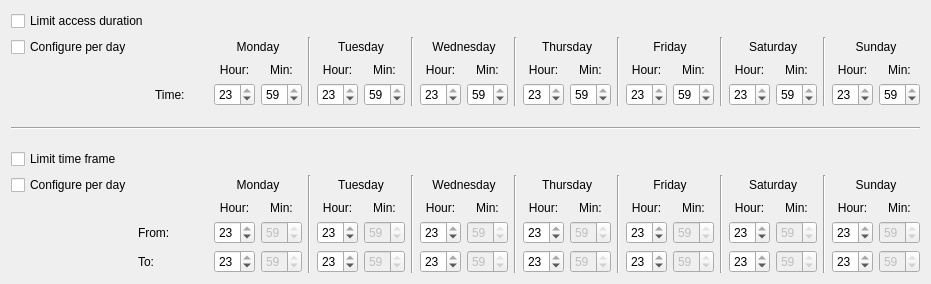
<?xml version="1.0" encoding="UTF-8"?>
<ui version="4.0">
 <class>Form</class>
 <widget class="QWidget" name="Form">
  <property name="geometry">
   <rect>
    <x>0</x>
    <y>0</y>
    <width>884</width>
    <height>273</height>
   </rect>
  </property>
  <property name="windowTitle">
   <string>Form</string>
  </property>
  <layout class="QVBoxLayout" name="verticalLayout">
   <item>
    <layout class="QGridLayout" name="gridLayout_2">
     <item row="0" column="0">
      <widget class="QCheckBox" name="chkLimitAccessDuration">
       <property name="layoutDirection">
        <enum>Qt::LeftToRight</enum>
       </property>
       <property name="text">
        <string>Limit access duration</string>
       </property>
      </widget>
     </item>
     <item row="1" column="0">
      <widget class="QCheckBox" name="chkLimAccessDurationDay">
       <property name="layoutDirection">
        <enum>Qt::LeftToRight</enum>
       </property>
       <property name="text">
        <string>Configure per day</string>
       </property>
      </widget>
     </item>
     <item row="1" column="1">
      <spacer name="horizontalSpacer_1">
       <property name="orientation">
        <enum>Qt::Horizontal</enum>
       </property>
       <property name="sizeHint" stdset="0">
        <size>
         <width>13</width>
         <height>17</height>
        </size>
       </property>
      </spacer>
     </item>
     <item row="1" column="2" colspan="2">
      <widget class="QLabel" name="lbLimit_0">
       <property name="text">
        <string>Monday</string>
       </property>
       <property name="alignment">
        <set>Qt::AlignCenter</set>
       </property>
      </widget>
     </item>
     <item row="1" column="4" rowspan="3">
      <widget class="Line" name="vLine_1">
       <property name="orientation">
        <enum>Qt::Vertical</enum>
       </property>
      </widget>
     </item>
     <item row="1" column="5" colspan="2">
      <widget class="QLabel" name="lbLimit_1">
       <property name="text">
        <string>Tuesday</string>
       </property>
       <property name="alignment">
        <set>Qt::AlignCenter</set>
       </property>
      </widget>
     </item>
     <item row="1" column="7" rowspan="3">
      <widget class="Line" name="vLine_2">
       <property name="orientation">
        <enum>Qt::Vertical</enum>
       </property>
      </widget>
     </item>
     <item row="1" column="8" colspan="2">
      <widget class="QLabel" name="lbLimit_2">
       <property name="text">
        <string>Wednesday</string>
       </property>
       <property name="alignment">
        <set>Qt::AlignCenter</set>
       </property>
      </widget>
     </item>
     <item row="1" column="10" rowspan="3">
      <widget class="Line" name="vLine_3">
       <property name="orientation">
        <enum>Qt::Vertical</enum>
       </property>
      </widget>
     </item>
     <item row="1" column="11" colspan="2">
      <widget class="QLabel" name="lbLimit_3">
       <property name="text">
        <string>Thursday</string>
       </property>
       <property name="alignment">
        <set>Qt::AlignCenter</set>
       </property>
      </widget>
     </item>
     <item row="1" column="13" rowspan="3">
      <widget class="Line" name="vLine_4">
       <property name="orientation">
        <enum>Qt::Vertical</enum>
       </property>
      </widget>
     </item>
     <item row="1" column="14" colspan="2">
      <widget class="QLabel" name="lbLimit_4">
       <property name="text">
        <string>Friday</string>
       </property>
       <property name="alignment">
        <set>Qt::AlignCenter</set>
       </property>
      </widget>
     </item>
     <item row="1" column="16" rowspan="3">
      <widget class="Line" name="vLine_5">
       <property name="orientation">
        <enum>Qt::Vertical</enum>
       </property>
      </widget>
     </item>
     <item row="1" column="17" colspan="2">
      <widget class="QLabel" name="lbLimit_5">
       <property name="text">
        <string>Saturday</string>
       </property>
       <property name="alignment">
        <set>Qt::AlignCenter</set>
       </property>
      </widget>
     </item>
     <item row="1" column="19" rowspan="3">
      <widget class="Line" name="vLine_6">
       <property name="orientation">
        <enum>Qt::Vertical</enum>
       </property>
      </widget>
     </item>
     <item row="1" column="20" colspan="2">
      <widget class="QLabel" name="lbLimit_6">
       <property name="text">
        <string>Sunday</string>
       </property>
       <property name="alignment">
        <set>Qt::AlignCenter</set>
       </property>
      </widget>
     </item>
     <item row="2" column="2">
      <widget class="QLabel" name="label_28">
       <property name="frameShape">
        <enum>QFrame::NoFrame</enum>
       </property>
       <property name="text">
        <string>Hour:</string>
       </property>
       <property name="alignment">
        <set>Qt::AlignCenter</set>
       </property>
      </widget>
     </item>
     <item row="2" column="3">
      <widget class="QLabel" name="label_27">
       <property name="frameShape">
        <enum>QFrame::NoFrame</enum>
       </property>
       <property name="text">
        <string>Min:</string>
       </property>
       <property name="alignment">
        <set>Qt::AlignCenter</set>
       </property>
      </widget>
     </item>
     <item row="2" column="5">
      <widget class="QLabel" name="label_26">
       <property name="frameShape">
        <enum>QFrame::NoFrame</enum>
       </property>
       <property name="text">
        <string>Hour:</string>
       </property>
       <property name="alignment">
        <set>Qt::AlignCenter</set>
       </property>
      </widget>
     </item>
     <item row="2" column="6">
      <widget class="QLabel" name="label_25">
       <property name="frameShape">
        <enum>QFrame::NoFrame</enum>
       </property>
       <property name="text">
        <string>Min:</string>
       </property>
       <property name="alignment">
        <set>Qt::AlignCenter</set>
       </property>
      </widget>
     </item>
     <item row="2" column="8">
      <widget class="QLabel" name="label_24">
       <property name="frameShape">
        <enum>QFrame::NoFrame</enum>
       </property>
       <property name="text">
        <string>Hour:</string>
       </property>
       <property name="alignment">
        <set>Qt::AlignCenter</set>
       </property>
      </widget>
     </item>
     <item row="2" column="9">
      <widget class="QLabel" name="label_23">
       <property name="frameShape">
        <enum>QFrame::NoFrame</enum>
       </property>
       <property name="text">
        <string>Min:</string>
       </property>
       <property name="alignment">
        <set>Qt::AlignCenter</set>
       </property>
      </widget>
     </item>
     <item row="2" column="11">
      <widget class="QLabel" name="label_22">
       <property name="frameShape">
        <enum>QFrame::NoFrame</enum>
       </property>
       <property name="text">
        <string>Hour:</string>
       </property>
       <property name="alignment">
        <set>Qt::AlignCenter</set>
       </property>
      </widget>
     </item>
     <item row="2" column="12">
      <widget class="QLabel" name="label_21">
       <property name="frameShape">
        <enum>QFrame::NoFrame</enum>
       </property>
       <property name="text">
        <string>Min:</string>
       </property>
       <property name="alignment">
        <set>Qt::AlignCenter</set>
       </property>
      </widget>
     </item>
     <item row="2" column="14">
      <widget class="QLabel" name="label_20">
       <property name="frameShape">
        <enum>QFrame::NoFrame</enum>
       </property>
       <property name="text">
        <string>Hour:</string>
       </property>
       <property name="alignment">
        <set>Qt::AlignCenter</set>
       </property>
      </widget>
     </item>
     <item row="2" column="15">
      <widget class="QLabel" name="label_19">
       <property name="frameShape">
        <enum>QFrame::NoFrame</enum>
       </property>
       <property name="text">
        <string>Min:</string>
       </property>
       <property name="alignment">
        <set>Qt::AlignCenter</set>
       </property>
      </widget>
     </item>
     <item row="2" column="17">
      <widget class="QLabel" name="label_18">
       <property name="frameShape">
        <enum>QFrame::NoFrame</enum>
       </property>
       <property name="text">
        <string>Hour:</string>
       </property>
       <property name="alignment">
        <set>Qt::AlignCenter</set>
       </property>
      </widget>
     </item>
     <item row="2" column="18">
      <widget class="QLabel" name="label_17">
       <property name="frameShape">
        <enum>QFrame::NoFrame</enum>
       </property>
       <property name="text">
        <string>Min:</string>
       </property>
       <property name="alignment">
        <set>Qt::AlignCenter</set>
       </property>
      </widget>
     </item>
     <item row="2" column="20">
      <widget class="QLabel" name="label_16">
       <property name="frameShape">
        <enum>QFrame::NoFrame</enum>
       </property>
       <property name="text">
        <string>Hour:</string>
       </property>
       <property name="alignment">
        <set>Qt::AlignCenter</set>
       </property>
      </widget>
     </item>
     <item row="2" column="21">
      <widget class="QLabel" name="label_15">
       <property name="frameShape">
        <enum>QFrame::NoFrame</enum>
       </property>
       <property name="text">
        <string>Min:</string>
       </property>
       <property name="alignment">
        <set>Qt::AlignCenter</set>
       </property>
      </widget>
     </item>
     <item row="3" column="1">
      <widget class="QLabel" name="lbTime">
       <property name="layoutDirection">
        <enum>Qt::RightToLeft</enum>
       </property>
       <property name="text">
        <string>Time:</string>
       </property>
      </widget>
     </item>
     <item row="3" column="2">
      <widget class="QSpinBox" name="sbLimitHr_0">
       <property name="maximumSize">
        <size>
         <width>41</width>
         <height>16777215</height>
        </size>
       </property>
       <property name="maximum">
        <number>23</number>
       </property>
       <property name="value">
        <number>23</number>
       </property>
      </widget>
     </item>
     <item row="3" column="3">
      <widget class="QSpinBox" name="sbLimitMn_0">
       <property name="maximumSize">
        <size>
         <width>41</width>
         <height>16777215</height>
        </size>
       </property>
       <property name="maximum">
        <number>59</number>
       </property>
       <property name="value">
        <number>59</number>
       </property>
      </widget>
     </item>
     <item row="3" column="5">
      <widget class="QSpinBox" name="sbLimitHr_1">
       <property name="maximumSize">
        <size>
         <width>41</width>
         <height>10000</height>
        </size>
       </property>
       <property name="maximum">
        <number>23</number>
       </property>
       <property name="value">
        <number>23</number>
       </property>
      </widget>
     </item>
     <item row="3" column="6">
      <widget class="QSpinBox" name="sbLimitMn_1">
       <property name="maximumSize">
        <size>
         <width>41</width>
         <height>10000</height>
        </size>
       </property>
       <property name="maximum">
        <number>59</number>
       </property>
       <property name="value">
        <number>59</number>
       </property>
      </widget>
     </item>
     <item row="3" column="8">
      <widget class="QSpinBox" name="sbLimitHr_2">
       <property name="maximumSize">
        <size>
         <width>41</width>
         <height>10000</height>
        </size>
       </property>
       <property name="maximum">
        <number>23</number>
       </property>
       <property name="value">
        <number>23</number>
       </property>
      </widget>
     </item>
     <item row="3" column="9">
      <widget class="QSpinBox" name="sbLimitMn_2">
       <property name="maximumSize">
        <size>
         <width>41</width>
         <height>10000</height>
        </size>
       </property>
       <property name="maximum">
        <number>59</number>
       </property>
       <property name="value">
        <number>59</number>
       </property>
      </widget>
     </item>
     <item row="3" column="11">
      <widget class="QSpinBox" name="sbLimitHr_3">
       <property name="maximumSize">
        <size>
         <width>41</width>
         <height>10000</height>
        </size>
       </property>
       <property name="maximum">
        <number>23</number>
       </property>
       <property name="value">
        <number>23</number>
       </property>
      </widget>
     </item>
     <item row="3" column="12">
      <widget class="QSpinBox" name="sbLimitMn_3">
       <property name="maximumSize">
        <size>
         <width>41</width>
         <height>10000</height>
        </size>
       </property>
       <property name="maximum">
        <number>59</number>
       </property>
       <property name="value">
        <number>59</number>
       </property>
      </widget>
     </item>
     <item row="3" column="14">
      <widget class="QSpinBox" name="sbLimitHr_4">
       <property name="maximumSize">
        <size>
         <width>41</width>
         <height>10000</height>
        </size>
       </property>
       <property name="maximum">
        <number>23</number>
       </property>
       <property name="value">
        <number>23</number>
       </property>
      </widget>
     </item>
     <item row="3" column="15">
      <widget class="QSpinBox" name="sbLimitMn_4">
       <property name="maximumSize">
        <size>
         <width>41</width>
         <height>10000</height>
        </size>
       </property>
       <property name="maximum">
        <number>59</number>
       </property>
       <property name="value">
        <number>59</number>
       </property>
      </widget>
     </item>
     <item row="3" column="17">
      <widget class="QSpinBox" name="sbLimitHr_5">
       <property name="maximumSize">
        <size>
         <width>41</width>
         <height>10000</height>
        </size>
       </property>
       <property name="maximum">
        <number>23</number>
       </property>
       <property name="value">
        <number>23</number>
       </property>
      </widget>
     </item>
     <item row="3" column="18">
      <widget class="QSpinBox" name="sbLimitMn_5">
       <property name="maximumSize">
        <size>
         <width>41</width>
         <height>10000</height>
        </size>
       </property>
       <property name="maximum">
        <number>59</number>
       </property>
       <property name="value">
        <number>59</number>
       </property>
      </widget>
     </item>
     <item row="3" column="20">
      <widget class="QSpinBox" name="sbLimitHr_6">
       <property name="maximumSize">
        <size>
         <width>41</width>
         <height>10000</height>
        </size>
       </property>
       <property name="maximum">
        <number>23</number>
       </property>
       <property name="value">
        <number>23</number>
       </property>
      </widget>
     </item>
     <item row="3" column="21">
      <widget class="QSpinBox" name="sbLimitMn_6">
       <property name="maximumSize">
        <size>
         <width>41</width>
         <height>10000</height>
        </size>
       </property>
       <property name="maximum">
        <number>59</number>
       </property>
       <property name="value">
        <number>59</number>
       </property>
      </widget>
     </item>
    </layout>
   </item>
   <item>
    <spacer name="verticalSpacer_1">
     <property name="orientation">
      <enum>Qt::Vertical</enum>
     </property>
     <property name="sizeType">
      <enum>QSizePolicy::Fixed</enum>
     </property>
     <property name="sizeHint" stdset="0">
      <size>
       <width>20</width>
       <height>15</height>
      </size>
     </property>
    </spacer>
   </item>
   <item>
    <widget class="Line" name="hlLimitSeparation">
     <property name="orientation">
      <enum>Qt::Horizontal</enum>
     </property>
    </widget>
   </item>
   <item>
    <spacer name="verticalSpacer_2">
     <property name="enabled">
      <bool>true</bool>
     </property>
     <property name="orientation">
      <enum>Qt::Vertical</enum>
     </property>
     <property name="sizeType">
      <enum>QSizePolicy::Fixed</enum>
     </property>
     <property name="sizeHint" stdset="0">
      <size>
       <width>17</width>
       <height>13</height>
      </size>
     </property>
    </spacer>
   </item>
   <item>
    <layout class="QGridLayout" name="gridLayout">
     <item row="0" column="0">
      <widget class="QCheckBox" name="chkLimitTimeFrame">
       <property name="enabled">
        <bool>true</bool>
       </property>
       <property name="layoutDirection">
        <enum>Qt::LeftToRight</enum>
       </property>
       <property name="text">
        <string>Limit time frame</string>
       </property>
      </widget>
     </item>
     <item row="1" column="0">
      <widget class="QCheckBox" name="chkLimTimeFrameDay">
       <property name="enabled">
        <bool>true</bool>
       </property>
       <property name="layoutDirection">
        <enum>Qt::LeftToRight</enum>
       </property>
       <property name="text">
        <string>Configure per day</string>
       </property>
      </widget>
     </item>
     <item row="1" column="2" colspan="2">
      <widget class="QLabel" name="lbTimeMon">
       <property name="enabled">
        <bool>true</bool>
       </property>
       <property name="text">
        <string>Monday</string>
       </property>
       <property name="alignment">
        <set>Qt::AlignCenter</set>
       </property>
      </widget>
     </item>
     <item row="1" column="4" rowspan="4">
      <widget class="Line" name="vLine_7">
       <property name="enabled">
        <bool>true</bool>
       </property>
       <property name="orientation">
        <enum>Qt::Vertical</enum>
       </property>
      </widget>
     </item>
     <item row="1" column="5" colspan="2">
      <widget class="QLabel" name="lbTimeTue">
       <property name="enabled">
        <bool>true</bool>
       </property>
       <property name="text">
        <string>Tuesday</string>
       </property>
       <property name="alignment">
        <set>Qt::AlignCenter</set>
       </property>
      </widget>
     </item>
     <item row="1" column="7" rowspan="4">
      <widget class="Line" name="vLine_8">
       <property name="enabled">
        <bool>true</bool>
       </property>
       <property name="orientation">
        <enum>Qt::Vertical</enum>
       </property>
      </widget>
     </item>
     <item row="1" column="8" colspan="2">
      <widget class="QLabel" name="lbTimeWed">
       <property name="enabled">
        <bool>true</bool>
       </property>
       <property name="text">
        <string>Wednesday</string>
       </property>
       <property name="alignment">
        <set>Qt::AlignCenter</set>
       </property>
      </widget>
     </item>
     <item row="1" column="10" rowspan="4">
      <widget class="Line" name="vLine_9">
       <property name="enabled">
        <bool>true</bool>
       </property>
       <property name="orientation">
        <enum>Qt::Vertical</enum>
       </property>
      </widget>
     </item>
     <item row="1" column="11" colspan="2">
      <widget class="QLabel" name="lbTimeThu">
       <property name="enabled">
        <bool>true</bool>
       </property>
       <property name="text">
        <string>Thursday</string>
       </property>
       <property name="alignment">
        <set>Qt::AlignCenter</set>
       </property>
      </widget>
     </item>
     <item row="1" column="13" rowspan="4">
      <widget class="Line" name="vLine_10">
       <property name="enabled">
        <bool>true</bool>
       </property>
       <property name="orientation">
        <enum>Qt::Vertical</enum>
       </property>
      </widget>
     </item>
     <item row="1" column="14" colspan="2">
      <widget class="QLabel" name="lbTimeFri">
       <property name="enabled">
        <bool>true</bool>
       </property>
       <property name="text">
        <string>Friday</string>
       </property>
       <property name="alignment">
        <set>Qt::AlignCenter</set>
       </property>
      </widget>
     </item>
     <item row="1" column="16" rowspan="4">
      <widget class="Line" name="vLine_11">
       <property name="enabled">
        <bool>true</bool>
       </property>
       <property name="orientation">
        <enum>Qt::Vertical</enum>
       </property>
      </widget>
     </item>
     <item row="1" column="17" colspan="2">
      <widget class="QLabel" name="lbTimeSat">
       <property name="enabled">
        <bool>true</bool>
       </property>
       <property name="text">
        <string>Saturday</string>
       </property>
       <property name="alignment">
        <set>Qt::AlignCenter</set>
       </property>
      </widget>
     </item>
     <item row="1" column="19" rowspan="4">
      <widget class="Line" name="vLine_12">
       <property name="enabled">
        <bool>true</bool>
       </property>
       <property name="orientation">
        <enum>Qt::Vertical</enum>
       </property>
      </widget>
     </item>
     <item row="1" column="20" colspan="2">
      <widget class="QLabel" name="lbTimeSun">
       <property name="enabled">
        <bool>true</bool>
       </property>
       <property name="text">
        <string>Sunday</string>
       </property>
       <property name="alignment">
        <set>Qt::AlignCenter</set>
       </property>
      </widget>
     </item>
     <item row="2" column="2">
      <widget class="QLabel" name="label">
       <property name="frameShape">
        <enum>QFrame::NoFrame</enum>
       </property>
       <property name="text">
        <string>Hour:</string>
       </property>
       <property name="alignment">
        <set>Qt::AlignCenter</set>
       </property>
      </widget>
     </item>
     <item row="2" column="3">
      <widget class="QLabel" name="label_2">
       <property name="frameShape">
        <enum>QFrame::NoFrame</enum>
       </property>
       <property name="text">
        <string>Min:</string>
       </property>
       <property name="alignment">
        <set>Qt::AlignCenter</set>
       </property>
      </widget>
     </item>
     <item row="2" column="5">
      <widget class="QLabel" name="label_4">
       <property name="frameShape">
        <enum>QFrame::NoFrame</enum>
       </property>
       <property name="text">
        <string>Hour:</string>
       </property>
       <property name="alignment">
        <set>Qt::AlignCenter</set>
       </property>
      </widget>
     </item>
     <item row="2" column="6">
      <widget class="QLabel" name="label_3">
       <property name="frameShape">
        <enum>QFrame::NoFrame</enum>
       </property>
       <property name="text">
        <string>Min:</string>
       </property>
       <property name="alignment">
        <set>Qt::AlignCenter</set>
       </property>
      </widget>
     </item>
     <item row="2" column="8">
      <widget class="QLabel" name="label_5">
       <property name="frameShape">
        <enum>QFrame::NoFrame</enum>
       </property>
       <property name="text">
        <string>Hour:</string>
       </property>
       <property name="alignment">
        <set>Qt::AlignCenter</set>
       </property>
      </widget>
     </item>
     <item row="2" column="9">
      <widget class="QLabel" name="label_6">
       <property name="frameShape">
        <enum>QFrame::NoFrame</enum>
       </property>
       <property name="text">
        <string>Min:</string>
       </property>
       <property name="alignment">
        <set>Qt::AlignCenter</set>
       </property>
      </widget>
     </item>
     <item row="2" column="11">
      <widget class="QLabel" name="label_7">
       <property name="frameShape">
        <enum>QFrame::NoFrame</enum>
       </property>
       <property name="text">
        <string>Hour:</string>
       </property>
       <property name="alignment">
        <set>Qt::AlignCenter</set>
       </property>
      </widget>
     </item>
     <item row="2" column="12">
      <widget class="QLabel" name="label_8">
       <property name="frameShape">
        <enum>QFrame::NoFrame</enum>
       </property>
       <property name="text">
        <string>Min:</string>
       </property>
       <property name="alignment">
        <set>Qt::AlignCenter</set>
       </property>
      </widget>
     </item>
     <item row="2" column="14">
      <widget class="QLabel" name="label_10">
       <property name="frameShape">
        <enum>QFrame::NoFrame</enum>
       </property>
       <property name="text">
        <string>Hour:</string>
       </property>
       <property name="alignment">
        <set>Qt::AlignCenter</set>
       </property>
      </widget>
     </item>
     <item row="2" column="15">
      <widget class="QLabel" name="label_9">
       <property name="frameShape">
        <enum>QFrame::NoFrame</enum>
       </property>
       <property name="text">
        <string>Min:</string>
       </property>
       <property name="alignment">
        <set>Qt::AlignCenter</set>
       </property>
      </widget>
     </item>
     <item row="2" column="17">
      <widget class="QLabel" name="label_11">
       <property name="frameShape">
        <enum>QFrame::NoFrame</enum>
       </property>
       <property name="text">
        <string>Hour:</string>
       </property>
       <property name="alignment">
        <set>Qt::AlignCenter</set>
       </property>
      </widget>
     </item>
     <item row="2" column="18">
      <widget class="QLabel" name="label_12">
       <property name="frameShape">
        <enum>QFrame::NoFrame</enum>
       </property>
       <property name="text">
        <string>Min:</string>
       </property>
       <property name="alignment">
        <set>Qt::AlignCenter</set>
       </property>
      </widget>
     </item>
     <item row="2" column="20">
      <widget class="QLabel" name="label_14">
       <property name="frameShape">
        <enum>QFrame::NoFrame</enum>
       </property>
       <property name="text">
        <string>Hour:</string>
       </property>
       <property name="alignment">
        <set>Qt::AlignCenter</set>
       </property>
      </widget>
     </item>
     <item row="2" column="21">
      <widget class="QLabel" name="label_13">
       <property name="frameShape">
        <enum>QFrame::NoFrame</enum>
       </property>
       <property name="text">
        <string>Min:</string>
       </property>
       <property name="alignment">
        <set>Qt::AlignCenter</set>
       </property>
      </widget>
     </item>
     <item row="3" column="1">
      <widget class="QLabel" name="lbFrom">
       <property name="layoutDirection">
        <enum>Qt::RightToLeft</enum>
       </property>
       <property name="text">
        <string>From:</string>
       </property>
      </widget>
     </item>
     <item row="3" column="2">
      <widget class="QSpinBox" name="sbFromHr_0">
       <property name="enabled">
        <bool>true</bool>
       </property>
       <property name="maximumSize">
        <size>
         <width>41</width>
         <height>16777215</height>
        </size>
       </property>
       <property name="maximum">
        <number>23</number>
       </property>
       <property name="value">
        <number>23</number>
       </property>
      </widget>
     </item>
     <item row="3" column="3">
      <widget class="QSpinBox" name="sbFromMn_0">
       <property name="enabled">
        <bool>false</bool>
       </property>
       <property name="maximumSize">
        <size>
         <width>41</width>
         <height>16777215</height>
        </size>
       </property>
       <property name="maximum">
        <number>59</number>
       </property>
       <property name="value">
        <number>59</number>
       </property>
      </widget>
     </item>
     <item row="3" column="5">
      <widget class="QSpinBox" name="sbFromHr_1">
       <property name="enabled">
        <bool>true</bool>
       </property>
       <property name="maximumSize">
        <size>
         <width>41</width>
         <height>10000</height>
        </size>
       </property>
       <property name="maximum">
        <number>23</number>
       </property>
       <property name="value">
        <number>23</number>
       </property>
      </widget>
     </item>
     <item row="3" column="6">
      <widget class="QSpinBox" name="sbFromMn_1">
       <property name="enabled">
        <bool>false</bool>
       </property>
       <property name="maximumSize">
        <size>
         <width>41</width>
         <height>10000</height>
        </size>
       </property>
       <property name="maximum">
        <number>59</number>
       </property>
       <property name="value">
        <number>59</number>
       </property>
      </widget>
     </item>
     <item row="3" column="8">
      <widget class="QSpinBox" name="sbFromHr_2">
       <property name="enabled">
        <bool>true</bool>
       </property>
       <property name="maximumSize">
        <size>
         <width>41</width>
         <height>10000</height>
        </size>
       </property>
       <property name="maximum">
        <number>23</number>
       </property>
       <property name="value">
        <number>23</number>
       </property>
      </widget>
     </item>
     <item row="3" column="9">
      <widget class="QSpinBox" name="sbFromMn_2">
       <property name="enabled">
        <bool>false</bool>
       </property>
       <property name="maximumSize">
        <size>
         <width>41</width>
         <height>10000</height>
        </size>
       </property>
       <property name="maximum">
        <number>59</number>
       </property>
       <property name="value">
        <number>59</number>
       </property>
      </widget>
     </item>
     <item row="3" column="11">
      <widget class="QSpinBox" name="sbFromHr_3">
       <property name="enabled">
        <bool>true</bool>
       </property>
       <property name="maximumSize">
        <size>
         <width>41</width>
         <height>10000</height>
        </size>
       </property>
       <property name="maximum">
        <number>23</number>
       </property>
       <property name="value">
        <number>23</number>
       </property>
      </widget>
     </item>
     <item row="3" column="12">
      <widget class="QSpinBox" name="sbFromMn_3">
       <property name="enabled">
        <bool>false</bool>
       </property>
       <property name="maximumSize">
        <size>
         <width>41</width>
         <height>10000</height>
        </size>
       </property>
       <property name="maximum">
        <number>59</number>
       </property>
       <property name="value">
        <number>59</number>
       </property>
      </widget>
     </item>
     <item row="3" column="14">
      <widget class="QSpinBox" name="sbFromHr_4">
       <property name="enabled">
        <bool>true</bool>
       </property>
       <property name="maximumSize">
        <size>
         <width>41</width>
         <height>10000</height>
        </size>
       </property>
       <property name="maximum">
        <number>23</number>
       </property>
       <property name="value">
        <number>23</number>
       </property>
      </widget>
     </item>
     <item row="3" column="15">
      <widget class="QSpinBox" name="sbFromMn_4">
       <property name="enabled">
        <bool>false</bool>
       </property>
       <property name="maximumSize">
        <size>
         <width>41</width>
         <height>10000</height>
        </size>
       </property>
       <property name="maximum">
        <number>59</number>
       </property>
       <property name="value">
        <number>59</number>
       </property>
      </widget>
     </item>
     <item row="3" column="17">
      <widget class="QSpinBox" name="sbFromHr_5">
       <property name="enabled">
        <bool>true</bool>
       </property>
       <property name="maximumSize">
        <size>
         <width>41</width>
         <height>10000</height>
        </size>
       </property>
       <property name="maximum">
        <number>23</number>
       </property>
       <property name="value">
        <number>23</number>
       </property>
      </widget>
     </item>
     <item row="3" column="18">
      <widget class="QSpinBox" name="sbFromMn_5">
       <property name="enabled">
        <bool>false</bool>
       </property>
       <property name="maximumSize">
        <size>
         <width>41</width>
         <height>10000</height>
        </size>
       </property>
       <property name="maximum">
        <number>59</number>
       </property>
       <property name="value">
        <number>59</number>
       </property>
      </widget>
     </item>
     <item row="3" column="20">
      <widget class="QSpinBox" name="sbFromHr_6">
       <property name="enabled">
        <bool>true</bool>
       </property>
       <property name="maximumSize">
        <size>
         <width>41</width>
         <height>10000</height>
        </size>
       </property>
       <property name="maximum">
        <number>23</number>
       </property>
       <property name="value">
        <number>23</number>
       </property>
      </widget>
     </item>
     <item row="3" column="21">
      <widget class="QSpinBox" name="sbFromMn_6">
       <property name="enabled">
        <bool>false</bool>
       </property>
       <property name="maximumSize">
        <size>
         <width>41</width>
         <height>10000</height>
        </size>
       </property>
       <property name="maximum">
        <number>59</number>
       </property>
       <property name="value">
        <number>59</number>
       </property>
      </widget>
     </item>
     <item row="4" column="1">
      <widget class="QLabel" name="lbTo">
       <property name="layoutDirection">
        <enum>Qt::RightToLeft</enum>
       </property>
       <property name="text">
        <string>To:</string>
       </property>
      </widget>
     </item>
     <item row="4" column="2">
      <widget class="QSpinBox" name="sbToHr_0">
       <property name="enabled">
        <bool>true</bool>
       </property>
       <property name="maximumSize">
        <size>
         <width>41</width>
         <height>16777215</height>
        </size>
       </property>
       <property name="maximum">
        <number>23</number>
       </property>
       <property name="value">
        <number>23</number>
       </property>
      </widget>
     </item>
     <item row="4" column="3">
      <widget class="QSpinBox" name="sbToMn_0">
       <property name="enabled">
        <bool>false</bool>
       </property>
       <property name="maximumSize">
        <size>
         <width>41</width>
         <height>16777215</height>
        </size>
       </property>
       <property name="maximum">
        <number>59</number>
       </property>
       <property name="value">
        <number>59</number>
       </property>
      </widget>
     </item>
     <item row="4" column="5">
      <widget class="QSpinBox" name="sbToHr_1">
       <property name="enabled">
        <bool>true</bool>
       </property>
       <property name="maximumSize">
        <size>
         <width>41</width>
         <height>10000</height>
        </size>
       </property>
       <property name="maximum">
        <number>23</number>
       </property>
       <property name="value">
        <number>23</number>
       </property>
      </widget>
     </item>
     <item row="4" column="6">
      <widget class="QSpinBox" name="sbToMn_1">
       <property name="enabled">
        <bool>false</bool>
       </property>
       <property name="maximumSize">
        <size>
         <width>41</width>
         <height>10000</height>
        </size>
       </property>
       <property name="maximum">
        <number>59</number>
       </property>
       <property name="value">
        <number>59</number>
       </property>
      </widget>
     </item>
     <item row="4" column="8">
      <widget class="QSpinBox" name="sbToHr_2">
       <property name="enabled">
        <bool>true</bool>
       </property>
       <property name="maximumSize">
        <size>
         <width>41</width>
         <height>10000</height>
        </size>
       </property>
       <property name="maximum">
        <number>23</number>
       </property>
       <property name="value">
        <number>23</number>
       </property>
      </widget>
     </item>
     <item row="4" column="9">
      <widget class="QSpinBox" name="sbToMn_2">
       <property name="enabled">
        <bool>false</bool>
       </property>
       <property name="maximumSize">
        <size>
         <width>41</width>
         <height>10000</height>
        </size>
       </property>
       <property name="maximum">
        <number>59</number>
       </property>
       <property name="value">
        <number>59</number>
       </property>
      </widget>
     </item>
     <item row="4" column="11">
      <widget class="QSpinBox" name="sbToHr_3">
       <property name="enabled">
        <bool>true</bool>
       </property>
       <property name="maximumSize">
        <size>
         <width>41</width>
         <height>10000</height>
        </size>
       </property>
       <property name="maximum">
        <number>23</number>
       </property>
       <property name="value">
        <number>23</number>
       </property>
      </widget>
     </item>
     <item row="4" column="12">
      <widget class="QSpinBox" name="sbToMn_3">
       <property name="enabled">
        <bool>false</bool>
       </property>
       <property name="maximumSize">
        <size>
         <width>41</width>
         <height>10000</height>
        </size>
       </property>
       <property name="maximum">
        <number>59</number>
       </property>
       <property name="value">
        <number>59</number>
       </property>
      </widget>
     </item>
     <item row="4" column="14">
      <widget class="QSpinBox" name="sbToHr_4">
       <property name="enabled">
        <bool>true</bool>
       </property>
       <property name="maximumSize">
        <size>
         <width>41</width>
         <height>10000</height>
        </size>
       </property>
       <property name="maximum">
        <number>23</number>
       </property>
       <property name="value">
        <number>23</number>
       </property>
      </widget>
     </item>
     <item row="4" column="15">
      <widget class="QSpinBox" name="sbToMn_4">
       <property name="enabled">
        <bool>false</bool>
       </property>
       <property name="maximumSize">
        <size>
         <width>41</width>
         <height>10000</height>
        </size>
       </property>
       <property name="maximum">
        <number>59</number>
       </property>
       <property name="value">
        <number>59</number>
       </property>
      </widget>
     </item>
     <item row="4" column="17">
      <widget class="QSpinBox" name="sbToHr_5">
       <property name="enabled">
        <bool>true</bool>
       </property>
       <property name="maximumSize">
        <size>
         <width>41</width>
         <height>10000</height>
        </size>
       </property>
       <property name="maximum">
        <number>23</number>
       </property>
       <property name="value">
        <number>23</number>
       </property>
      </widget>
     </item>
     <item row="4" column="18">
      <widget class="QSpinBox" name="sbToMn_5">
       <property name="enabled">
        <bool>false</bool>
       </property>
       <property name="maximumSize">
        <size>
         <width>41</width>
         <height>10000</height>
        </size>
       </property>
       <property name="maximum">
        <number>59</number>
       </property>
       <property name="value">
        <number>59</number>
       </property>
      </widget>
     </item>
     <item row="4" column="20">
      <widget class="QSpinBox" name="sbToHr_6">
       <property name="enabled">
        <bool>true</bool>
       </property>
       <property name="maximumSize">
        <size>
         <width>41</width>
         <height>10000</height>
        </size>
       </property>
       <property name="maximum">
        <number>23</number>
       </property>
       <property name="value">
        <number>23</number>
       </property>
      </widget>
     </item>
     <item row="4" column="21">
      <widget class="QSpinBox" name="sbToMn_6">
       <property name="enabled">
        <bool>false</bool>
       </property>
       <property name="maximumSize">
        <size>
         <width>41</width>
         <height>10000</height>
        </size>
       </property>
       <property name="maximum">
        <number>59</number>
       </property>
       <property name="value">
        <number>59</number>
       </property>
      </widget>
     </item>
     <item row="1" column="1">
      <spacer name="horizontalSpacer_2">
       <property name="orientation">
        <enum>Qt::Horizontal</enum>
       </property>
       <property name="sizeType">
        <enum>QSizePolicy::Minimum</enum>
       </property>
       <property name="sizeHint" stdset="0">
        <size>
         <width>70</width>
         <height>20</height>
        </size>
       </property>
      </spacer>
     </item>
    </layout>
   </item>
  </layout>
 </widget>
 <resources/>
 <connections/>
</ui>
